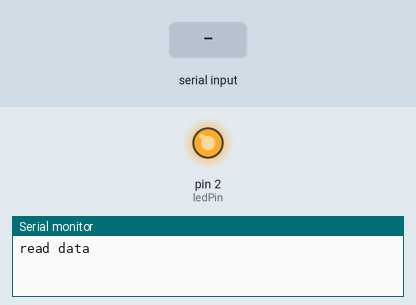
Simulated run of this sketch. Board: Arduino Uno, built with avr-gcc and run on an emulated ATmega328P. On the bench: output pins drawn as LEDs (lit = HIGH), the last lines printed to the serial monitor. The test bench sets the inputs (shaded band).

Above: at 1.2 s.
1.3 s: "90,45\n" received over Serial
At 2.0 s:
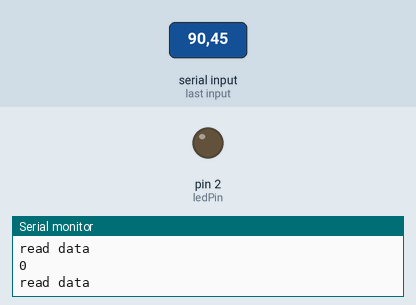
Timing chart, 0 to 4.3 s (numbered marks = the images above; inputs shaded):
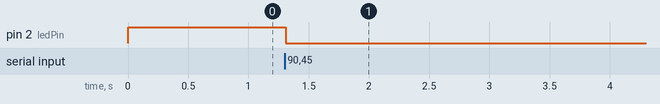

Measured:
- after the input at 1.3 s, pin 2 (ledPin): HIGH → LOW at once

The sketch:

python_led_1_pde.ino
```cpp
int ledPin = 2;

void setup() {
    Serial.begin(9600);
    Serial.setTimeout(5);
    pinMode(ledPin, OUTPUT);
    digitalWrite(ledPin, HIGH);
}

void loop() {
    switch (readData()) {
        case 0 :
            //set digital low
            digitalWrite(ledPin, LOW); break;
        case 1 :
            //set digital high
            digitalWrite(ledPin, HIGH); break;
    }
}

char readData() {
    Serial.println("read data");
    while(1) {
        if(Serial.available() > 0) {
            int val = Serial.parseInt();
            Serial.println(val);
            return val;
        }
    }
}
```
